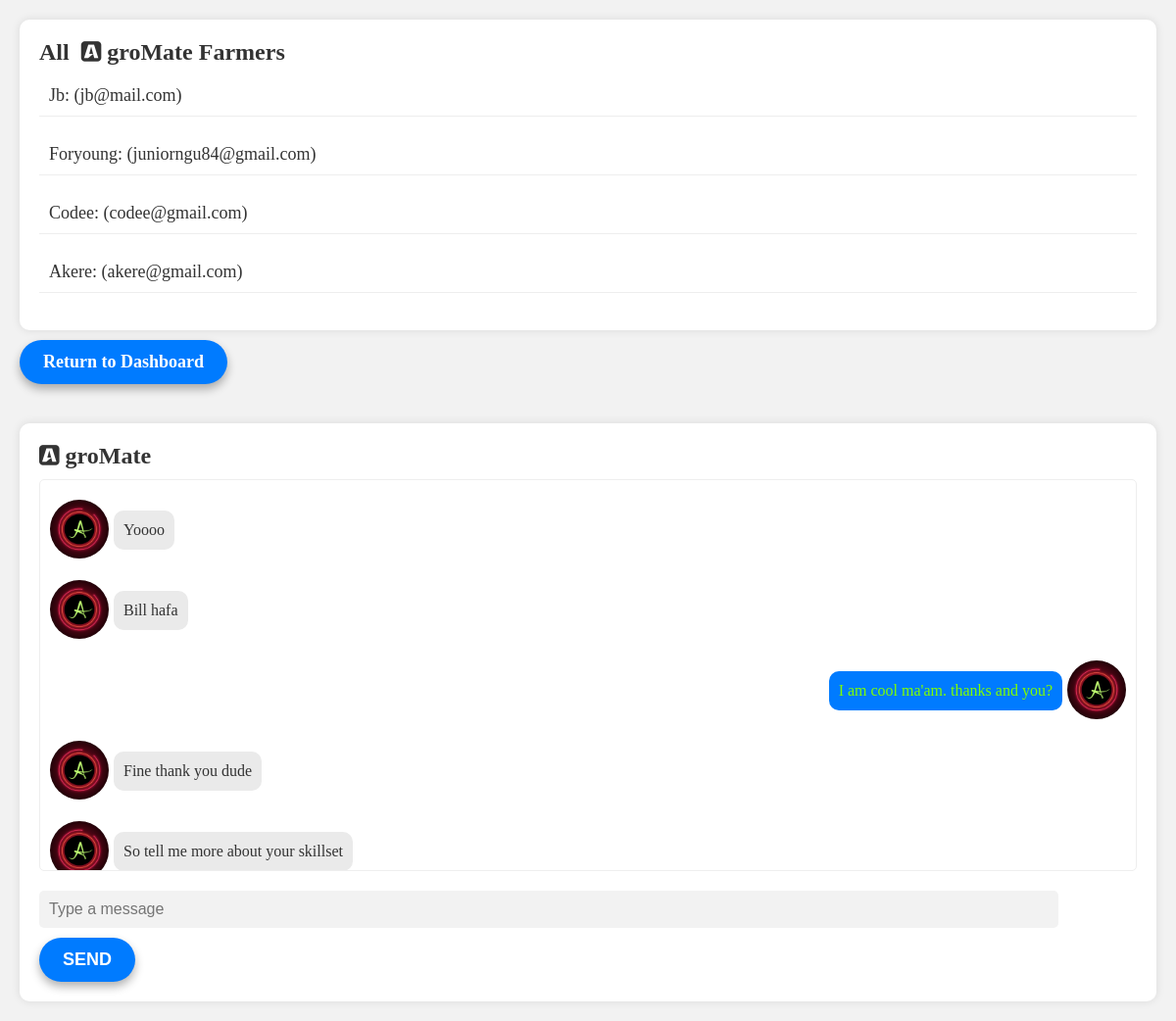
Page /users/messaging.php?receiverId=892007345&senderId=1133815588 (signed in) on the committed database.
### tables this page shows
CREATE TABLE `farmers` (
  `farmer_id` int(11) NOT NULL,
  `unique_id` text NOT NULL,
  `farmer_name` varchar(24) NOT NULL,
  `farmer_email` varchar(256) NOT NULL,
  `farmer_address` varchar(256) NOT NULL,
  `farmer_phone` varchar(13) NOT NULL,
  `farmer_password` varchar(256) NOT NULL,
  `profile_picture` varchar(256) NOT NULL DEFAULT 'work-1.png',
  `status` text NOT NULL DEFAULT 'Offline'
);

CREATE TABLE `messages` (
  `id` int(11) NOT NULL,
  `sender_id` int(11) NOT NULL,
  `receiver_id` int(11) NOT NULL,
  `message` text NOT NULL,
  `created_at` datetime NOT NULL
);

### classes/products.class.php (called while the page is built, shortened)
<?php
class Products
{
    function __construct(){
        require_once(dirname(__FILE__).'/dbh.class.php');
        $db = new Dbh();
        $this->conn = $db->connectFirst();
    }
}

### classes/dbh.class.php (called while the page is built, shortened)
<?php
class Dbh{
    private $db_host = db_host;
    private $db_user = db_user;
    private $db_pwd = db_pwd;
    private $db_name = db_name;
    public function connectFirst(){
        $this->conn = mysqli_connect($this->db_host, $this->db_user, $this->db_pwd, $this->db_name);
        return $this->conn;
    }
}

### classes/farmers.class.php (called while the page is built, shortened)
<?php
class Farmers extends Products
{   protected function checkName($name){
        if (!preg_match("/^[a-zA-Z0-9]*$/",$name) || empty($name)) {
           return false;
        }
        return true;
    }
    public function getAllExistingFarmers(){
        $stmt = $this->conn->prepare("SELECT * FROM farmers");
        $stmt->execute();
        $result = $stmt->get_result();
        return $result;
    }
}

### includes/autoloader1.inc.php (called while the page is built, shortened)
<?php
function myAutoloader($className){
    $path = "../classes/";
    $extension = ".class.php";
    $fullPath = $path. $className. $extension;
}

### classes/message.class.php (called while the page is built, shortened)
<?php
class Message extends Users{
    public function fetchMessages($senderId, $receiverId, $lastMessageId = null) {
        $query = "SELECT * FROM messages WHERE (sender_id = ? AND receiver_id = ?) OR (sender_id = ? AND receiver_id = ?) ORDER BY created_at ASC";
        $stmt = $this->conn->prepare($query);
        if ($lastMessageId) {
          $stmt->bind_param("iisi", $senderId, $receiverId, $receiverId, $senderId, $lastMessageId);
        } else {
          $stmt->bind_param("isii", $senderId, $receiverId, $receiverId, $senderId);
        }
        $stmt->execute();
        $result = $stmt->get_result();
        $messages = array();
        while ($row = $result->fetch_assoc()) {
          $messages[] = $row;
        }
        return $messages;
      }
}

### users/messaging.php (the view, shortened to what this page needs)
<!DOCTYPE html>
<html>
    <head>
        <link rel="stylesheet" href="../css/messaging.css">
        <link href="../css/font-awesome.min.css" rel="stylesheet" >
    </head>
    <body>
        <?php
            include('../includes/autoloader1.inc.php');
            if (isset($_GET['receiverId']) && isset($_GET['senderId'])) {
                $senderId =$_GET['senderId'];
                $receiverId = $_GET['receiverId'];
                $message = new Message;
                $messages = $message->fetchMessages($senderId, $receiverId);
            }
        ?>
        <div class="container">
            <div class="row">
                <div class="col-md-4">
                    <div class="users">
                        <h2>All  &nbsp;<i class="fa fa-buysellads text-dark fs-2 align-middle"></i> groMate Farmers</h2>
                        <ul class="list-group">
                            <?php
                            if (isset($_SESSION['user_unique_id'])) {
                                $sender_Id = $_SESSION['user_unique_id'];
                              } else {
                              }
                              $farmers = new Farmers;
                              $result = $farmers->getAllExistingFarmers();
                                while ($row = mysqli_fetch_assoc($result)) {
                                    echo '<a href="messaging.php?receiverId='.$row['unique_id'].'&senderId='.$sender_Id.'">'.$row['farmer_name'].': ('.$row['farmer_email'].')</a><br>';
                                }
                            ?>
                        </ul>
                    </div>
                </div>
                <a href="dashboard.php?msg=Returned Back To Dashboard!" class="dashboard-button btn btn-danger">Return to Dashboard</a>
                <div class="col-md-8">
                    <div class="chat">
                        <h2><i class="fa fa-buysellads text-dark fs-2 align-middle"></i> groMate</h2>
                        <div class="chat-window">
                        <div class="message-container">
                        <?php
             if (isset($messages)) {
                foreach ($messages as $message) {
                    if ($message['sender_id'] == $senderId) {
                      echo '<div class="message-row right">';
                      echo '<div class="message right">';
                      echo '<p class="send">' . $message['message'] . '</p>';
                      echo '</div>';
                      echo '<h6><img src="public/userProfileImages/work-1.png" width="60" height="60" class="rounded-image1" alt="abc"></h6>';
                      echo '</div>';
                    } else {
                      echo '<div class="message-row left">';
                      echo '<h6><img src="public/userProfileImages/work-1.png" width="60" height="60" class="rounded-image" alt="abc"></h6>';
                      echo '<div class="message left">';
                      echo '<p class="receive">' . $message['message'] . '</p>';
                      echo '</div>';
                      echo '</div>';
                    }
                  }
             }
             else{
                echo '<div class="no-messages">
                    <h1>There are no messages to display</h1>
                    <p>Please check back later for updates.</p>
                    </div> ';
                }
            ?>
                            </div>
                        </div>
                        <form action="" method="post">
                        <div class="chat-input">
                            <input type="text" name="message" class="form-control" placeholder="Type a message">
                            <button id="send-button" type="submit" class="btn btn-primary">Send</button>
                        </div>
                        </form>
                    </div>
                </div>
            </div>
        </div>
    </body>
</html>

### css/messaging.css (style rules this page uses)
* { box-sizing: border-box; margin: 0; padding: 0; }
body { background-color: #f2f2f2; }
.container { max-width: 1200px; margin: 0 auto; padding: 20px; }
.users { background-color: #fff; padding: 20px; border-radius: 10px; box-shadow: 0 0 10px rgba(0, 0, 0, 0.1); }
.users h2 { font-size: 24px; font-weight: bold; margin-bottom: 10px; color: #333; }
.users ul { list-style: none; padding: 0; }
.users a { display: block; padding: 10px; border-bottom: 1px solid #eee; color: #333; font-size: 18px; text-decoration: none; transition: background-color 0.3s ease; }
.chat { margin-top: 40px; background-color: #fff; padding: 20px; border-radius: 10px; box-shadow: 0 0 10px rgba(0, 0, 0, 0.1); }
.chat h2 { font-size: 24px; font-weight: bold; margin-bottom: 10px; color: #333; }
.chat-window { height: 400px; overflow-y: scroll; padding: 10px; border: 1px solid #eee; border-radius: 5px; }
.chat-input { margin-top: 20px; }
.chat-input input { width: calc(100% - 80px); padding: 10px; border: none; border-radius: 5px; font-size: 16px; background-color: #f2f2f2; }
.chat-input button { margin-top: 10px; display: inline-block; padding: 12px 24px; font-size: 18px; font-weight: bold; text-transform: uppercase; color: #fff; background-color: #007bff; border: none; border-radius: 50px; box-shadow: 0 5px 10px rgba(0, 0, 0, 0.3); cursor: pointer; transition: all 0.3s ease; }
.message-container { display: flex; flex-direction: column; height: 100%; }
.message-row { display: flex; justify-content: flex-start; align-items: center; margin: 10px 0; }
.left { justify-content: flex-start; }
.right { justify-content: flex-end; }
.message { display: inline-block; max-width: 80%; padding: 10px; border-radius: 10px; font-size: 16px; line-height: 20px; }
.left .message { background-color: #EAEAEA; color: #333; text-align: left; }
.right .message { background-color: #007bff; color: #fff; text-align: right; }
.send { color: chartreuse; }
.rounded-image { border-radius: 50%; margin-right: 5px; }
.rounded-image1 { border-radius: 50%; margin-left: 5px; }
.dashboard-button { display: inline-block; padding: 12px 24px; font-size: 18px; font-weight: bold; margin-top: 10px; color: #fff; background-color: #007bff; border: none; border-radius: 50px; box-shadow: 0 5px 10px rgba(0, 0, 0, 0.3); cursor: pointer; transition: all 0.3s ease; text-decoration: none; }

### rows in the picture
farmers: farmer_name "Jb", farmer_email "jb@mail.com"
farmers: farmer_name "Foryoung", farmer_email "juniorngu84@gmail.com"
farmers: farmer_name "Codee", farmer_email "codee@gmail.com"
farmers: farmer_name "Akere", farmer_email "akere@gmail.com"
messages: message "Yoooo"
messages: message "Bill hafa"
messages: message "I am cool ma'am. thanks and you?"
messages: message "Fine thank you dude"
messages: message "So tell me more about your skillset"
